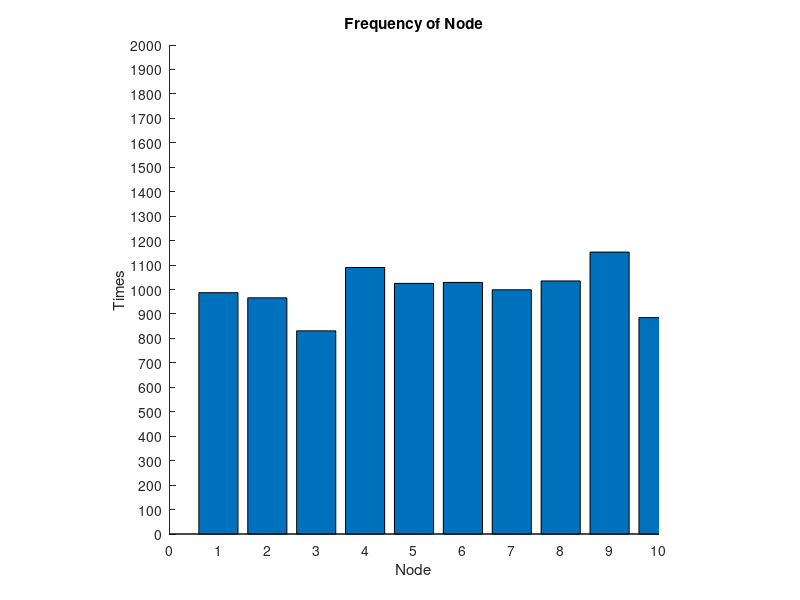

Reproduce this figure in MATLAB. (Note: this script raises an error after producing the figure.)
%%%%%%%%%%%%%%%%%%%%%%%%%%%%%%%%%%%%%%%%%%%%%%%%%%%%%%%%%%%%%%%%%%%%%%%%%%
sevices=10;%PoIs
price=[];
i =1;
u=[0.25;0.5;0.75;1];%price range
while i <= sevices
    price = [price;u(randi(4))];
    i=i+1;
end

x = [];
y1= [];
y2= [];

a=0;
ac=[];

while a<=1.00 %β

    opt.aoi =[];
    i =1;
    while i <= sevices
        opt.aoi = [opt.aoi;0];
        i=i+1;
    end

    aoi =[];
    i =1;
    while i <= sevices
        aoi = [aoi;0];
        i=i+1;
    end

    if abs(a-0.03) < 0.001 %draw data
        opt.account =[];
        i =1;
        while i <= sevices
            opt.account = [opt.account;0];
            i=i+1;
        end
        account =[];
        i =1;
        while i <= sevices
            account = [account;0];
            i=i+1;
        end

    else
        ac = [ac;a];

    end

    opt.maxaoi=0;
    opt.totalaoi=0;
    maxaoi=0;
    totalaoi=0;


    t=1;
    T=10000;%num of time t
    cell=[];


    while t<=T %num of time t

        if mod(t,100)==0

            randIndex = randperm(size(price,1));

            price=price(randIndex,:);%The price of each node is reset every 100 rounds

        end

        [M,I] = max(opt.aoi);
        B=[I;M];
        opt.maxaoi = opt.maxaoi+B(2);%Cumulative opt maximum aoi

        k =1;
        while k <= sevices
            opt.totalaoi = opt.totalaoi+opt.aoi(k);%Cumulative opt overall aoi
            k=k+1;
        end

        j =1;
        while j <= sevices
            opt.aoi(j) = opt.aoi(j)+1;%Opt's Aoi overall +1
            j=j+1;
        end

        opt.aoi(B(1))=0;%After opt selects the service node, aoi is set to zero.

        if abs(a-0.03) < 0.001
            opt.account(B(1))=opt.account(B(1))+1;%opt counts the number of calls to each node
        end

        [M,I] = max(aoi);
        B=[I;M];
        maxaoi = maxaoi+B(2);% cumulative incentive maximum aoi

        compare=[];
        l =1;
        while l <= sevices
            compare=[compare;a*aoi(l)-price(l)];%Incentive Bidding
            l=l+1;
        end
        [M,I] = max(compare);
        B=[I;M];
        cell=[cell;I];

        k =1;
        while k <= sevices
            totalaoi = totalaoi+aoi(k);% cumulative incentive overall aoi
            k=k+1;
        end

        j =1;
        while j <= sevices
            aoi(j) = aoi(j)+1;% Incentive aoi overall +1
            j=j+1;
        end

        aoi(B(1))=0;% Incentive to set aoi to zero after selecting service node

        if abs(a-0.03) < 0.001
            account(B(1))=account(B(1))+1;%Incentive statistics of the number of calls of each node
        end

        t=t+1;
    end

    if abs(a-0.03) < 0.001
        figure(1)
        axis([0 10 0 2000]);
        set(gca,'XTick',[0:1:10]) %x axis range 0-10, interval 1
        set(gca,'YTick',[0:100:2000]) %y axis range 0-2000, interval 100
        axis square;
        hold on;

        % Add title and tags
        title('Frequency of Node');
        xlabel('Node');
        ylabel('Times');


        X = 1:1:sevices;
        Y = account;
        tbar=bar(X,Y);

        xtips = tbar.XEndPoints;
        ytips = tbar.YEndPoints;
        labels = string(tbar.YData);
        text(xtips,ytips,labels,'HorizontalAlignment','center',...
            'VerticalAlignment','bottom')

        line([1:length(X)], Y, 'Color', 'r', 'LineStyle', '--', 'Marker', 'o')
    end

    x = [x;a] ;
    y1= [y1;1-opt.maxaoi/maxaoi];
    y2= [y2;1-opt.totalaoi/totalaoi];

    a=a+0.01;

end

figure(2)
axis([0 1 0 1]);
set(gca,'XTick',[0:0.2:1]) %x axis range 0-1, interval 0.2
set(gca,'YTick',[0:0.1:1]) %y axis range 0-1, interval 0.1
axis square;
hold on;
% Add title and tags
title('PoA');
xlabel('Reward Rate β');
ylabel('Price of Anarchy(PoA)');

plot(x,y1,'-*r',x,y2,'-ob','linewidth',2,'MarkerSize',6); % linear, color, marker
grid on


